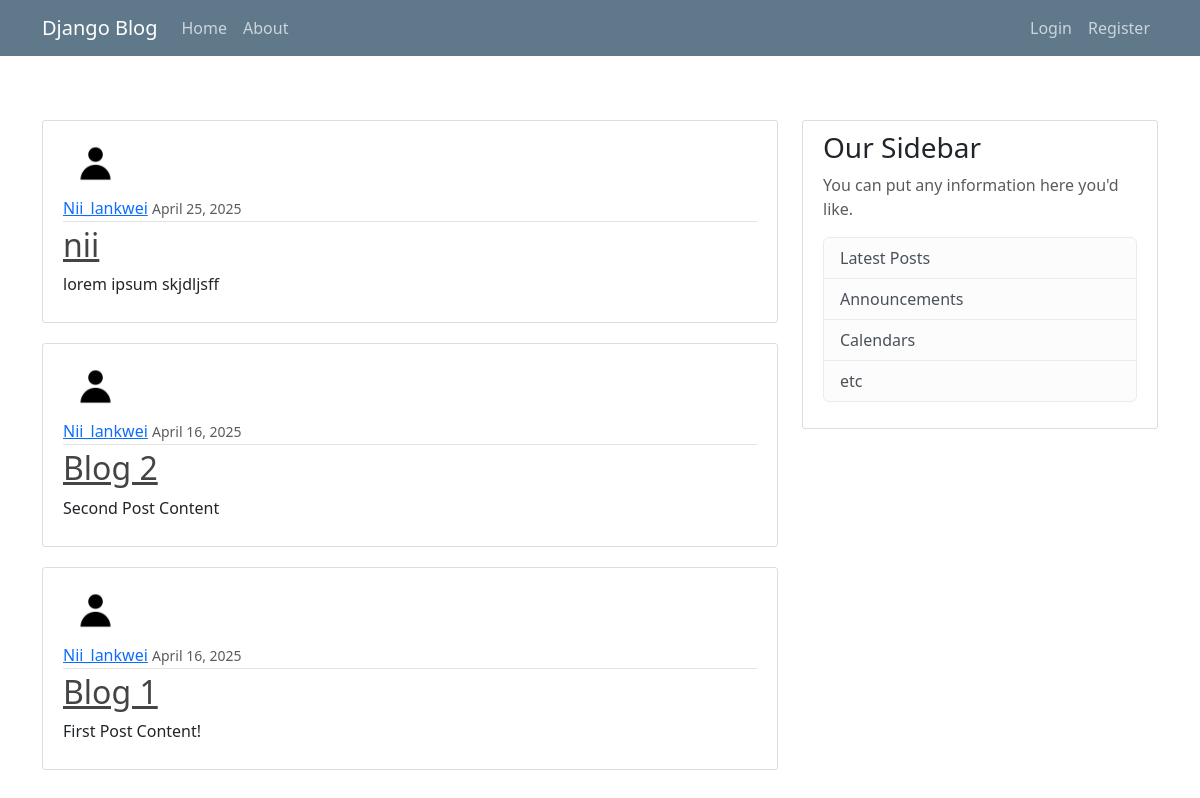
The app's page /, older data.
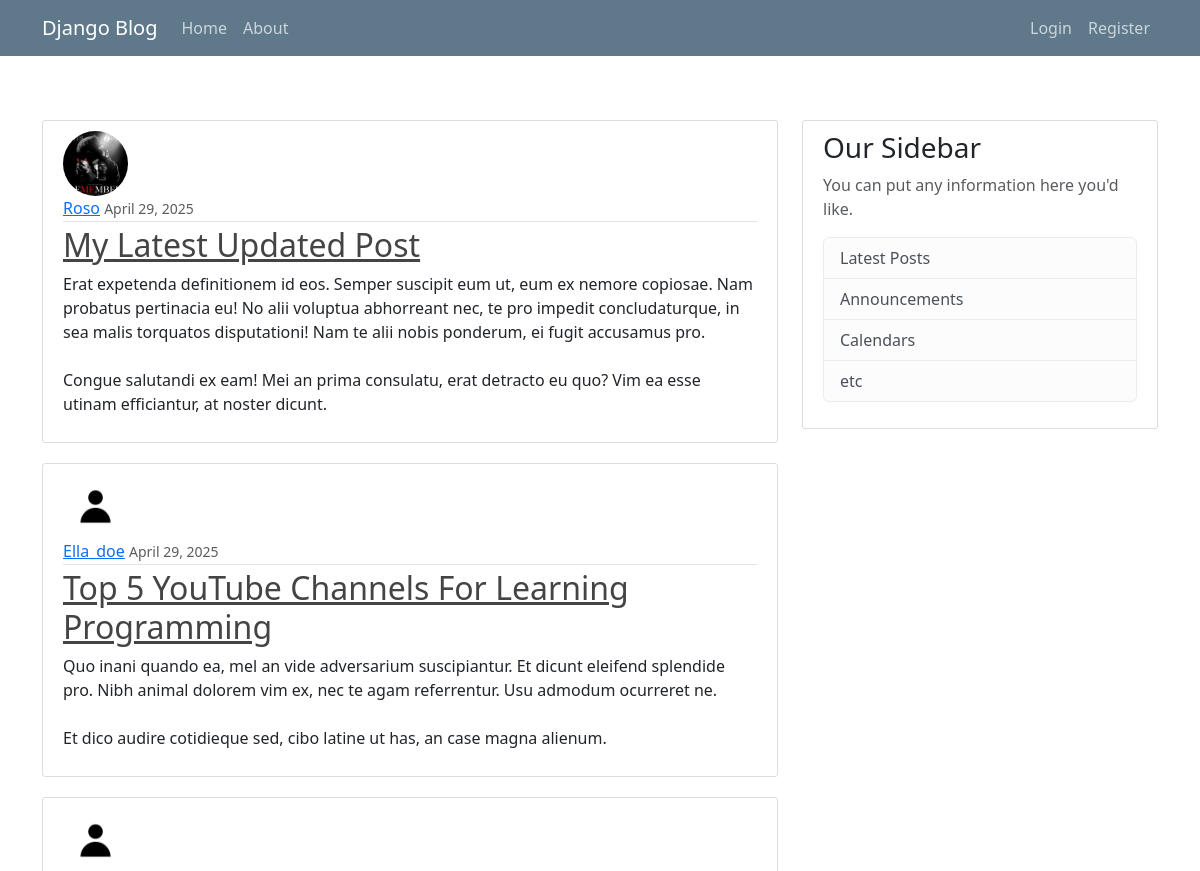
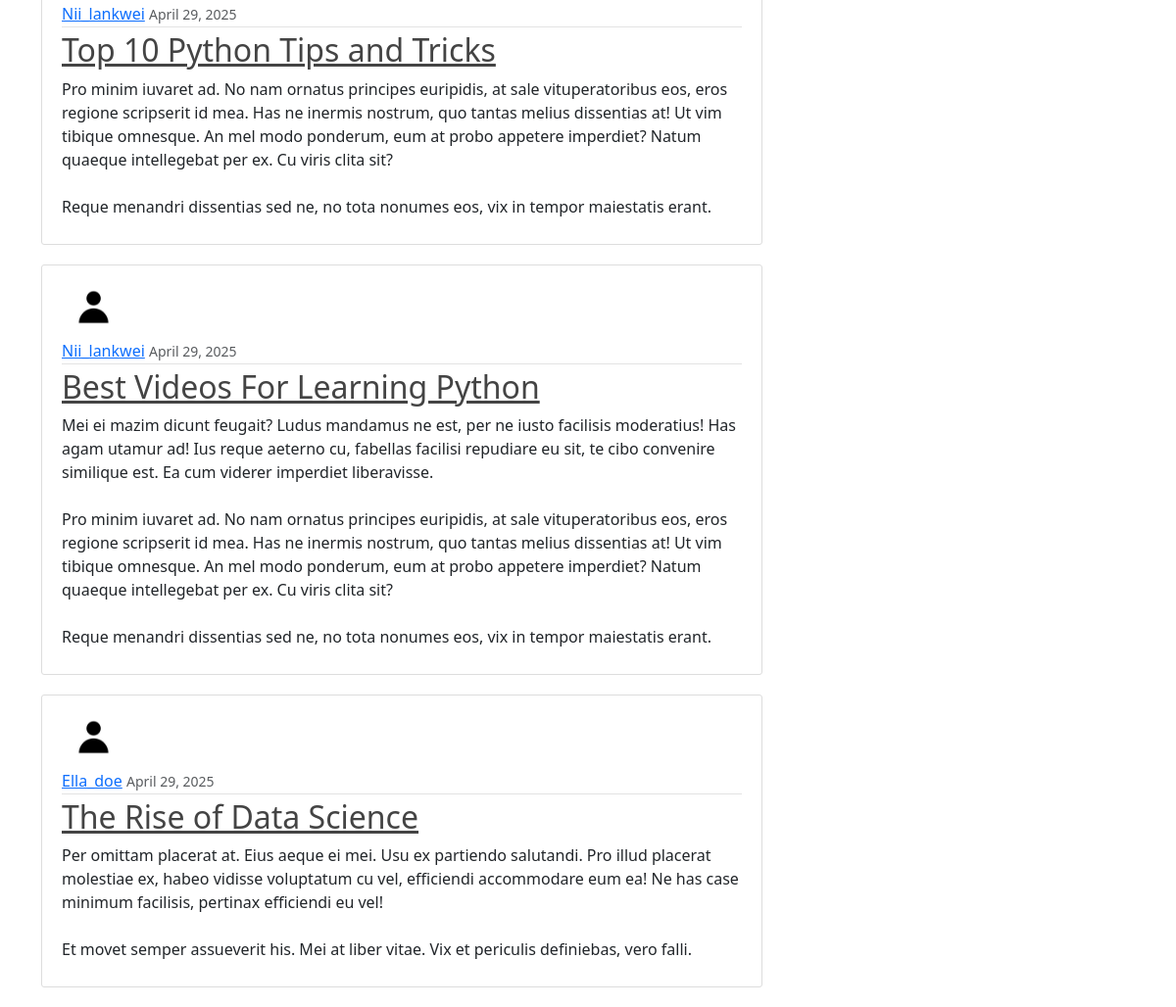
The same page, newer data (2 pictures, top to bottom).
### blog/models.py (models this page shows, shortened)
class Post(models.Model):
    title = models.CharField(max_length=100)
    content = models.TextField()
    date_posted = models.DateTimeField(default=timezone.now)
    author = models.ForeignKey(User, on_delete=models.CASCADE)

### users/models.py (models this page shows, shortened)
class Profile(models.Model):
    user = models.OneToOneField(User, on_delete=models.CASCADE)
    image = models.ImageField(default='default.jpg', upload_to='profile_pics')

### blog/views.py (the view)
# urls.py: path('', PostListView.as_view(), name='blog-home'),
class PostListView(ListView):
    model = Post
    template_name = 'blog/home.html' # <app>/<model>_<viewtype>.html
    context_object_name = 'posts'
    ordering = ['-date_posted']
    paginate_by = 5

### blog/templates/blog/home.html
{% extends "blog/base.html" %}
{% block content %}
    {% for post in posts %}
    <article class="media content-section">
        <img class="rounded-circle article-img" src="{{ post.author.profile.image.url }}" >
        <div class="media-body">
          <div class="article-metadata">
            <a class="mr-2" href="#">{{ post.author }}</a>
            <small class="text-muted">{{ post.date_posted|date:"F d, Y" }}</small>
          </div>
          <h2><a class="article-title" href="{% url 'post-detail' post.id %}">{{ post.title }}</a></h2>
          <p class="article-content">{{ post.content }}</p>
        </div>
      </article>
    {% endfor %}
{% endblock content %}

Row changes from the older to the newer data that the page shows:
no longer on this page (row unchanged): Post: author.profile.image (placeholder picture), author "Nii_lankwei", date_posted "April 25, 2025", title "nii", content "lorem ipsum skjdljsff"
no longer on this page (row unchanged): Post: author.profile.image (placeholder picture), author "Nii_lankwei", date_posted "April 16, 2025", title "Blog 2", content "Second Post Content"
no longer on this page (row unchanged): Post: author.profile.image (placeholder picture), author "Nii_lankwei", date_posted "April 16, 2025", title "Blog 1", content "First Post Content!"
added Post: author.profile.image (picture), author "Roso", date_posted "April 29, 2025", title "My Latest Updated Post", content "Erat expetenda definitionem id eos. Semper suscipit eum ut, eum ex nemore copiosae. Nam probatus pertinacia eu! No alii voluptua abhorreant nec, te pro impedit concludaturque, in sea malis torquatos disputationi! Nam te alii nobis ponderum, ei fugit accusamus pro. Congue salutandi ex eam! Mei an prima consulatu, erat detracto eu quo? Vim ea esse utinam efficiantur, at noster dicunt."
added Post: author.profile.image (placeholder picture), author "Ella_doe", date_posted "April 29, 2025", title "Top 5 YouTube Channels For Learning Programming", content "Quo inani quando ea, mel an vide adversarium suscipiantur. Et dicunt eleifend splendide pro. Nibh animal dolorem vim ex, nec te agam referrentur. Usu admodum ocurreret ne. Et dico audire cotidieque sed, cibo latine ut has, an case magna alienum."
added Post: author.profile.image (placeholder picture), author "Nii_lankwei", date_posted "April 29, 2025", title "Top 10 Python Tips and Tricks", content "Pro minim iuvaret ad. No nam ornatus principes euripidis, at sale vituperatoribus eos, eros regione scripserit id mea. Has ne inermis nostrum, quo tantas melius dissentias at! Ut vim tibique omnesque. An mel modo ponderum, eum at probo appetere imperdiet? Natum quaeque intellegebat per ex. Cu viris clita sit? Reque menandri dissentias sed ne, no tota nonumes eos, vix in tempor maiestatis erant."
added Post: author.profile.image (placeholder picture), author "Nii_lankwei", date_posted "April 29, 2025", title "Best Videos For Learning Python", content "Mei ei mazim dicunt feugait? Ludus mandamus ne est, per ne iusto facilisis moderatius! Has agam utamur ad! Ius reque aeterno cu, fabellas facilisi repudiare eu sit, te cibo convenire similique est. Ea cum viderer imperdiet liberavisse. Pro minim iuvaret ad. No nam ornatus principes euripidis, at sale vituperatoribus eos, eros regione scripserit id mea. Has ne inermis nostrum, quo tantas melius dissentias at! Ut vim tibique omnesque. An mel modo ponderum, eum at probo appetere imperdiet? Natum quaeque intellegebat per ex. Cu viris clita sit? Reque menandri dissentias sed ne, no tota nonumes eos, vix in tempor maiestatis erant."
added Post: author.profile.image (placeholder picture), author "Ella_doe", date_posted "April 29, 2025", title "The Rise of Data Science", content "Per omittam placerat at. Eius aeque ei mei. Usu ex partiendo salutandi. Pro illud placerat molestiae ex, habeo vidisse voluptatum cu vel, efficiendi accommodare eum ea! Ne has case minimum facilisis, pertinax efficiendi eu vel! Et movet semper assueverit his. Mei at liber vitae. Vix et periculis definiebas, vero falli."
